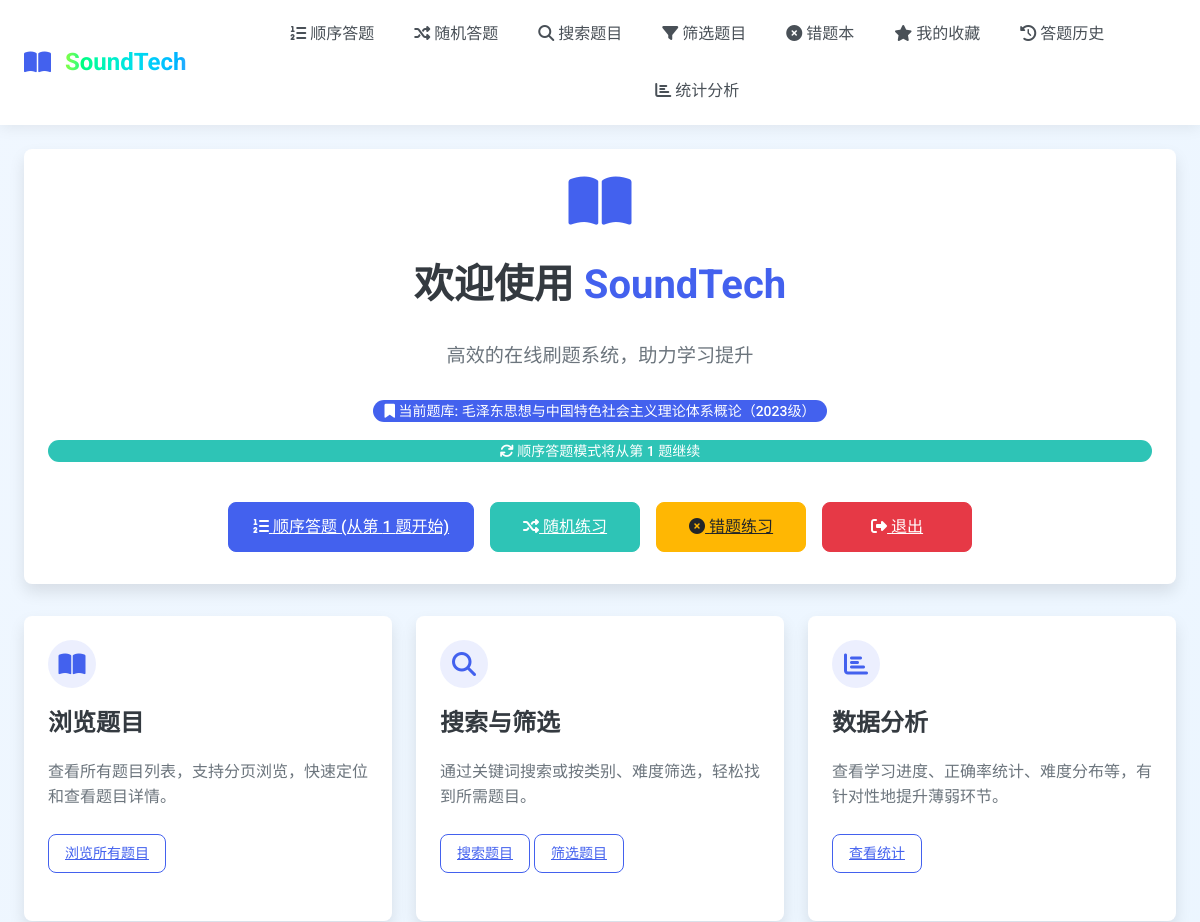
Page / (signed in, upper part) on the earlier database version.
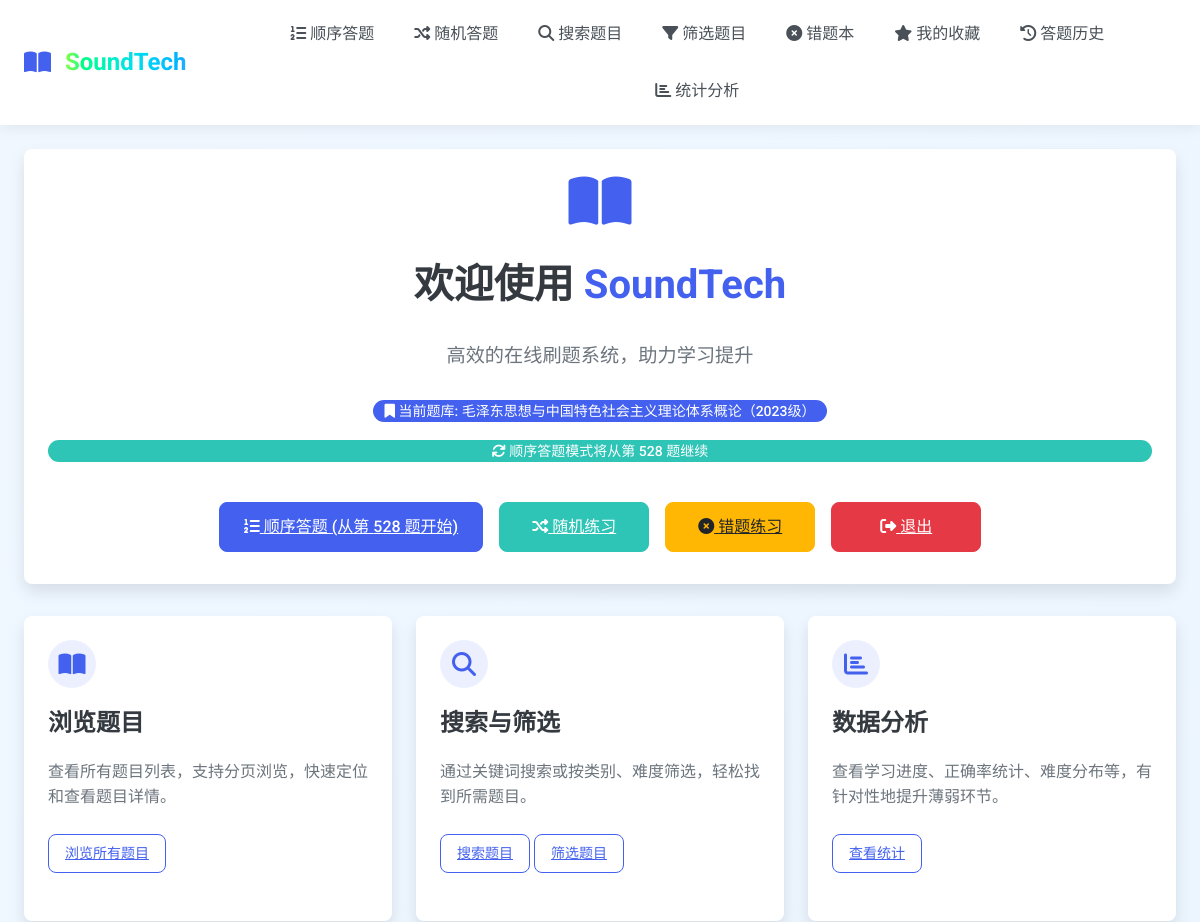
Same page on the later database version.
### tables this page shows
CREATE TABLE users (
        id INTEGER PRIMARY KEY AUTOINCREMENT,
        username TEXT UNIQUE NOT NULL,
        password_hash TEXT NOT NULL,
        current_seq_qid TEXT,
        created_at DATETIME DEFAULT CURRENT_TIMESTAMP
    );

### app.py (the view)
@app.route("/")
@login_required
def index():
    user_id = get_user_id()
    current_seq_qid = index_util(user_id)
    return render_template("index.html", current_year=datetime.now(UTC).year, current_seq_qid=current_seq_qid)

### app.py (called while the page is built)
@app.before_request
def log_request_info():
    if request.endpoint not in ['static']:
        app.logger.debug(f"请求: {request.method} {request.url} - IP: {request.remote_addr} - User-Agent: {request.headers.get('User-Agent', 'Unknown')}")

@app.after_request
def log_response_info(response):
    if request.endpoint not in ['static']:
        app.logger.debug(f"响应: {response.status_code} - {request.method} {request.url}")
    return response

### handlers/authentication.py (called while the page is built)
def login_required(function):
    @wraps(function)
    def decorated_function(*args, **kwargs):
        if not is_logged_in():
            flash("请先登录后再访问该页面", "error")
            return redirect(url_for("login", next=request.url))
        return function(*args, **kwargs)
    return decorated_function

def is_logged_in() -> bool:
    return "user_id" in session

def get_user_id() -> int:
    return session.get("user_id")

### handlers/database.py (called while the page is built)
def get_db() -> sqlite3.Connection:
    conn = sqlite3.connect("./static/database.db")
    conn.row_factory = sqlite3.Row
    return conn

### templates/index.html (shortened to what this page needs)
{% extends 'base.html' %}
{% block content %}
<div class="hero-section mb-4">
    <div class="card">
        <div class="hero-content text-center py-4">
            <div class="app-logo mb-3">
                <i class="fas fa-book-open" style="font-size: 3.5rem; color: var(--primary-color);"></i>
            </div>
            <h1 class="display-title mb-3">欢迎使用 <span class="text-primary">SoundTech</span></h1>
            <p class="lead mb-3">高效的在线刷题系统，助力学习提升</p>
            <p class="current-exam-info mb-4">
                <span class="badge badge-primary">
                    <i class="fas fa-bookmark"></i> 当前题库: 毛泽东思想与中国特色社会主义理论体系概论（2023级）
                </span>
                {% if current_seq_qid %}
                <span class="badge badge-success mt-2 d-block">
                    <i class="fas fa-sync"></i> 顺序答题模式将从第 {{ current_seq_qid }} 题继续
                </span>
                {% endif %}
            </p>
            <div class="feature-buttons d-flex justify-content-center flex-wrap">
                <a href="{{ url_for('sequential_start') }}" class="btn btn-primary main-action-btn">
                    <i class="fas fa-list-ol"></i> 顺序答题{% if current_seq_qid %} (从第 {{ current_seq_qid }} 题开始){% endif %}
                </a>
                <a href="{{ url_for('random_question') }}" class="btn btn-success main-action-btn">
                    <i class="fas fa-random"></i> 随机练习
                </a>
                <a href="{{ url_for('wrong_questions') }}" class="btn btn-warning main-action-btn">
                    <i class="fas fa-times-circle"></i> 错题练习
                </a>
                <a href="{{ url_for('logout') }}" class="btn btn-danger main-action-btn">
                    <i class="fas fa-sign-out-alt"></i> 退出
                </a>
            </div>
        </div>
    </div>
</div>
<div class="features-section mb-4">
    <div class="card-grid">
        <div class="card feature-card">
            <div class="feature-icon">
                <i class="fas fa-book-open"></i>
            </div>
            <h3 class="card-title">浏览题目</h3>
            <p class="card-text">查看所有题目列表，支持分页浏览，快速定位和查看题目详情。</p>
            <div class="mt-auto">
                <a href="{{ url_for('browse_questions') }}" class="btn btn-sm btn-outline-primary">浏览所有题目</a>
            </div>
        </div>
        <div class="card feature-card">
            <div class="feature-icon">
                <i class="fas fa-search"></i>
            </div>
            <h3 class="card-title">搜索与筛选</h3>
            <p class="card-text">通过关键词搜索或按类别、难度筛选，轻松找到所需题目。</p>
            <div class="mt-auto">
                <a href="{{ url_for('search') }}" class="btn btn-sm btn-outline-primary">搜索题目</a>
                <a href="{{ url_for('filter_questions') }}" class="btn btn-sm btn-outline-primary">筛选题目</a>
            </div>
        </div>
        <div class="card feature-card">
            <div class="feature-icon">
                <i class="fas fa-chart-bar"></i>
            </div>
            <h3 class="card-title">数据分析</h3>
            <p class="card-text">查看学习进度、正确率统计、难度分布等，有针对性地提升薄弱环节。</p>
            <div class="mt-auto">
                <a href="{{ url_for('statistics') }}" class="btn btn-sm btn-outline-primary">查看统计</a>
            </div>
        </div>
    </div>
</div>
{% endblock %}

Differences in the rows shown:
now on this page (row edited): users: current_seq_qid "528"
Other differences:
{{ current_seq_qid }}: "1" → (not shown)
